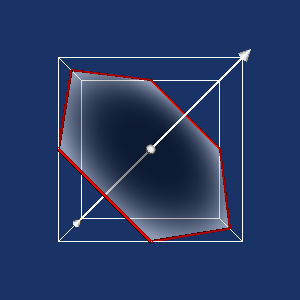

Source code (Python):
#!/usr/bin/env python
# Demonstrate vtkImplicitImageRepresentation with vtkImplicitPlaneWidget2 on sampled sphere data.

import vtkmodules.vtkInteractionStyle  # noqa: F401
import vtkmodules.vtkRenderingFreeType  # noqa: F401
import vtkmodules.vtkRenderingOpenGL2  # noqa: F401

from vtkmodules.vtkCommonDataModel import (
    vtkPlane,
    vtkSphere,
)
from vtkmodules.vtkImagingHybrid import vtkSampleFunction
from vtkmodules.vtkInteractionWidgets import (
    vtkImplicitImageRepresentation,
    vtkImplicitPlaneWidget2,
)
from vtkmodules.vtkRenderingCore import (
    vtkRenderWindow,
    vtkRenderWindowInteractor,
    vtkRenderer,
)

# Source: sample a sphere across a volume
sphere = vtkSphere()
sphere.SetCenter(0.0, 0.0, 0.0)
sphere.SetRadius(0.25)

resolution = 200
sample = vtkSampleFunction()
sample.SetImplicitFunction(sphere)
sample.SetModelBounds(-0.5, 0.5, -0.5, 0.5, -0.5, 0.5)
sample.SetSampleDimensions(resolution, resolution, resolution)
sample.SetOutputScalarTypeToFloat()
sample.Update()

# Define the cut plane
plane = vtkPlane()
plane.SetOrigin(0, 0, 0)
plane.SetNormal(1, 1, 1)

# Renderer
renderer = vtkRenderer()
renderer.SetBackground(0.1, 0.2, 0.4)

# Render window
render_window = vtkRenderWindow()
render_window.AddRenderer(renderer)
render_window.SetWindowName("implicit image representation")
render_window.SetMultiSamples(0)
render_window.SetSize(300, 300)

# Interactor
interactor = vtkRenderWindowInteractor()
interactor.SetRenderWindow(render_window)


# Callback to update the plane from widget interaction
def move_plane(widget, event_string):
    image_rep.GetPlane(plane)


# Widget
image_rep = vtkImplicitImageRepresentation()
image_rep.SetPlaceFactor(1.0)
image_rep.PlaceImage(sample.GetOutputPort())
image_rep.SetPlane(plane)

plane_widget = vtkImplicitPlaneWidget2()
plane_widget.SetInteractor(interactor)
plane_widget.SetRepresentation(image_rep)
plane_widget.AddObserver("InteractionEvent", move_plane)
plane_widget.On()

# Scene
renderer.ResetCamera()

interactor.Initialize()
interactor.Start()
